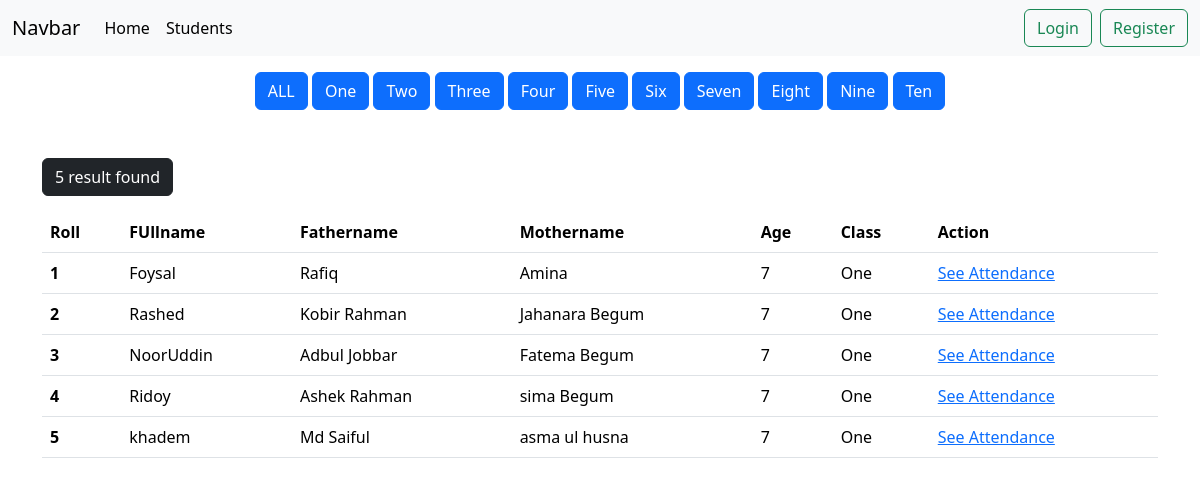
Screenshot of /student/classs/one/ with the database file from the repository.
### student/models.py (models this page shows, shortened)
class SchoolclassModel(models.Model):
    name = models.CharField(max_length=100)
    slug = models.SlugField(max_length=100, unique=True, null=True, blank=True)
    def __str__(self):
        return self.name

class StudentModel(models.Model):
    fullname = models.CharField(max_length=150)
    age = models.IntegerField()
    fatherName = models.CharField(max_length=150)
    motherName = models.CharField(max_length=150)
    roll = models.IntegerField()
    cl_name = models.ManyToManyField(SchoolclassModel)

### student/views.py (the view)
# urls.py: path('classs/<slug:class_slug>/', views.showstudent, name='class_slug_student'),
def showstudent(request, class_slug = None):
    data = models.StudentModel.objects.all()
    if class_slug is not None:
        cl_name = models.SchoolclassModel.objects.get(slug = class_slug)
        data = models.StudentModel.objects.filter(cl_name = cl_name)
    classnames = models.SchoolclassModel.objects.all()
    return render(request, 'showstudent.html', {'data': data, 'classname': classnames})

### student/templates/showstudent.html
{% extends "base.html" %}
{% block content %}
<div class="container">
    <div class="text-center mt-3">
        <button class="btn btn-primary"><a class="text-decoration-none text-white" href="{% url 'showstudent' %}">ALL</a></button>
        {% for i in classname %}
            <button class="btn btn-primary"><a class="text-decoration-none text-white" href="{% url 'class_slug_student' i.slug %}">  {{i.name}}</a></button>
        {% endfor %}
    </div>
    <br><br><button class="btn btn-dark mb-3">{{data | length}} result found</button><br>
<table class="table">
    <thead>
      <tr>
        <th scope="col">Roll</th>
        <th scope="col">FUllname</th>
        <th scope="col">Fathername</th>
        <th scope="col">Mothername</th>
        <th scope="col">Age</th>
        <th scope="col">Class</th>
        <th scope="col">Action</th>
      </tr>
    </thead>
    <tbody>
        {% for object in data %}
        <tr>
          <th scope="row">{{object.roll}}</th>
          <td>{{object.fullname}}</td>
          <td>{{object.fatherName}}</td>
          <td>{{object.motherName}}</td>
          <td>{{object.age}}</td>
          <td>{% for j in object.cl_name.all %}
            {{j}}
            {% endfor %}</td>
            <td><a href="{% url 'student_profile'  object.id %}"> See Attendance</a></td>
        </tr>
        {% endfor %}
    </tbody>
  </table>
</div>
{% endblock content %}

### rows the page displays
SchoolclassModel: name "One"
SchoolclassModel: name "Two"
SchoolclassModel: name "Three"
SchoolclassModel: name "Four"
SchoolclassModel: name "Five"
SchoolclassModel: name "Six"
SchoolclassModel: name "Seven"
SchoolclassModel: name "Eight"
SchoolclassModel: name "Nine"
SchoolclassModel: name "Ten"
StudentModel: roll "1", fullname "Foysal", fatherName "Rafiq", motherName "Amina", age "7"
StudentModel: roll "2", fullname "Rashed", fatherName "Kobir Rahman", motherName "Jahanara Begum", age "7"
StudentModel: roll "3", fullname "NoorUddin", fatherName "Adbul Jobbar", motherName "Fatema Begum", age "7"
StudentModel: roll "4", fullname "Ridoy", fatherName "Ashek Rahman", motherName "sima Begum", age "7"
StudentModel: roll "5", fullname "khadem", fatherName "Md Saiful", motherName "asma ul husna", age "7"

### other values shown
{{ data | length }} "5"
